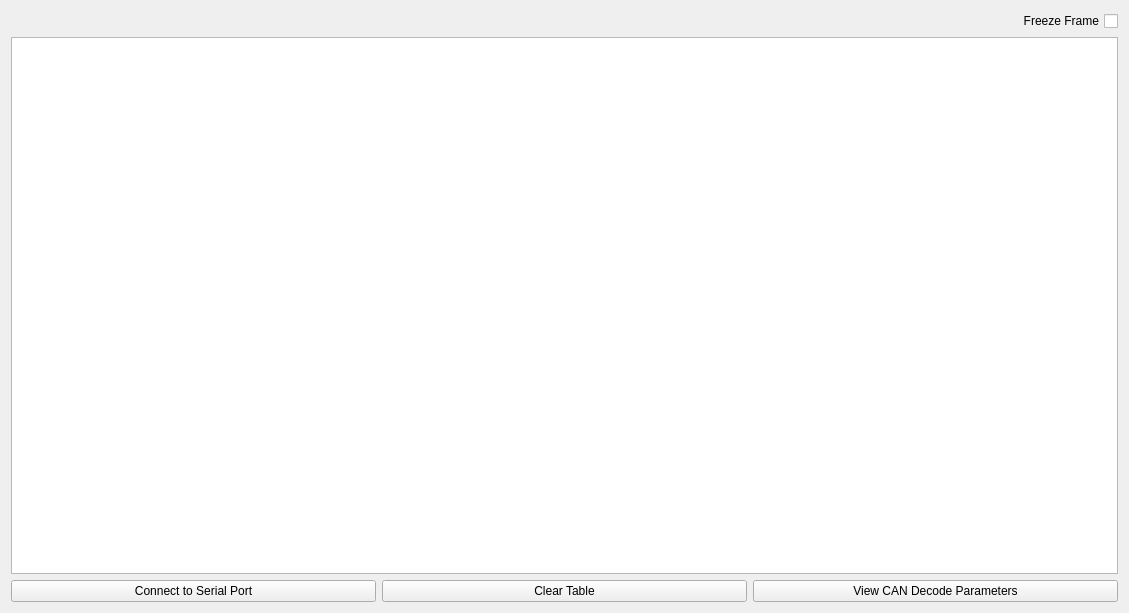
<?xml version="1.0" encoding="UTF-8"?>
<ui version="4.0">
 <class>Widget</class>
 <widget class="QWidget" name="Widget">
  <property name="geometry">
   <rect>
    <x>0</x>
    <y>0</y>
    <width>1129</width>
    <height>613</height>
   </rect>
  </property>
  <property name="sizePolicy">
   <sizepolicy hsizetype="Expanding" vsizetype="Expanding">
    <horstretch>0</horstretch>
    <verstretch>0</verstretch>
   </sizepolicy>
  </property>
  <property name="windowTitle">
   <string>CAN Packet Sniffer</string>
  </property>
  <layout class="QVBoxLayout" name="verticalLayout">
   <item>
    <widget class="QCheckBox" name="chkFreezeFrame">
     <property name="layoutDirection">
      <enum>Qt::RightToLeft</enum>
     </property>
     <property name="styleSheet">
      <string notr="true">.switch {
  position: relative;
  display: inline-block;
  width: 60px;
  height: 34px;
}

/* Hide default HTML checkbox */
.switch input {
  opacity: 0;
  width: 0;
  height: 0;
}

/* The slider */
.slider {
  position: absolute;
  cursor: pointer;
  top: 0;
  left: 0;
  right: 0;
  bottom: 0;
  background-color: #ccc;
  -webkit-transition: .4s;
  transition: .4s;
}

.slider:before {
  position: absolute;
  content: &quot;&quot;;
  height: 26px;
  width: 26px;
  left: 4px;
  bottom: 4px;
  background-color: white;
  -webkit-transition: .4s;
  transition: .4s;
}

input:checked + .slider {
  background-color: #2196F3;
}

input:focus + .slider {
  box-shadow: 0 0 1px #2196F3;
}

input:checked + .slider:before {
  -webkit-transform: translateX(26px);
  -ms-transform: translateX(26px);
  transform: translateX(26px);
}

/* Rounded sliders */
.slider.round {
  border-radius: 34px;
}

.slider.round:before {
  border-radius: 50%;
}</string>
     </property>
     <property name="text">
      <string>Freeze Frame</string>
     </property>
    </widget>
   </item>
   <item>
    <widget class="QTableWidget" name="tblPacketTable">
     <property name="sizePolicy">
      <sizepolicy hsizetype="Preferred" vsizetype="Expanding">
       <horstretch>0</horstretch>
       <verstretch>0</verstretch>
      </sizepolicy>
     </property>
    </widget>
   </item>
   <item>
    <layout class="QHBoxLayout" name="horizontalLayout">
     <item>
      <widget class="QPushButton" name="btnSerialPortSettings">
       <property name="text">
        <string>Connect to Serial Port</string>
       </property>
      </widget>
     </item>
     <item>
      <widget class="QPushButton" name="btnClearTable">
       <property name="text">
        <string>Clear Table</string>
       </property>
      </widget>
     </item>
     <item>
      <widget class="QPushButton" name="btnCAN_DecodeParams">
       <property name="text">
        <string>View CAN Decode Parameters</string>
       </property>
      </widget>
     </item>
    </layout>
   </item>
  </layout>
 </widget>
 <resources/>
 <connections/>
</ui>
